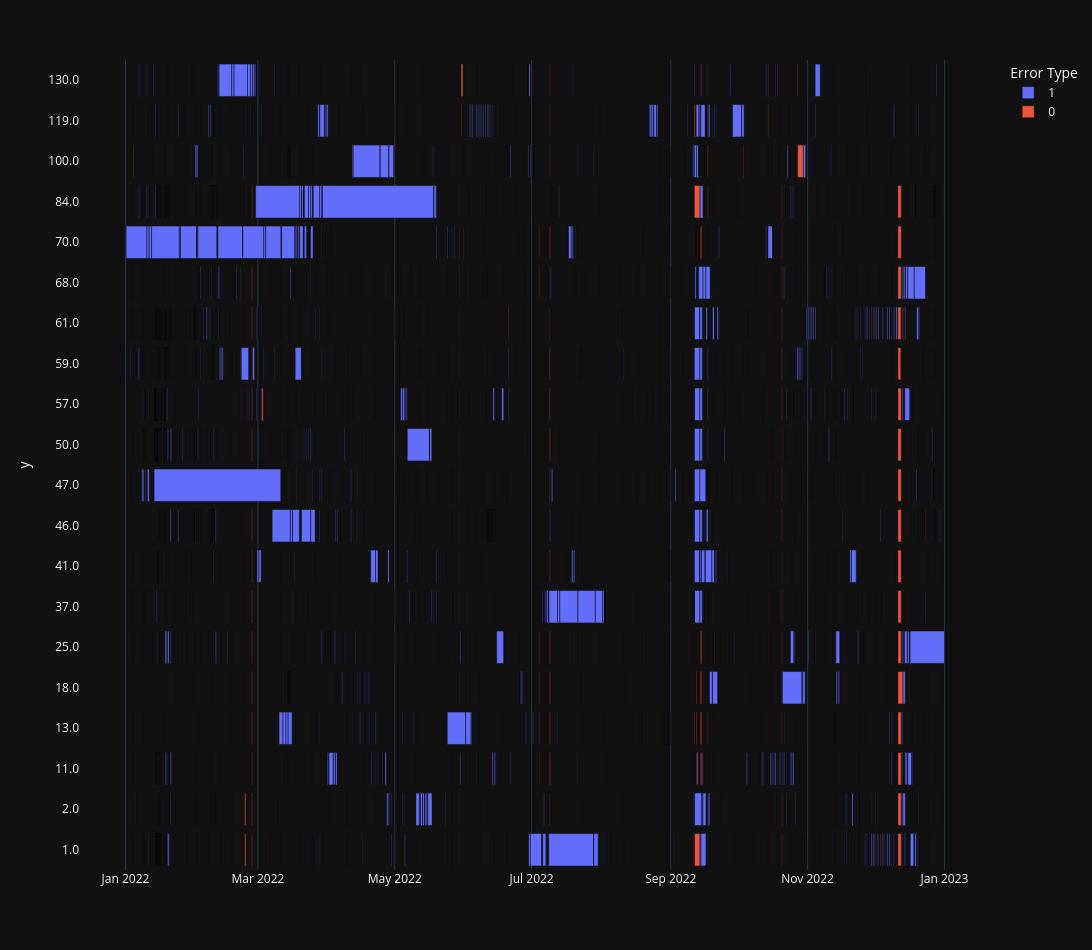

The code cell stored with this chart in its notebook:
### Code cell
import plotly.express as px

turs = [
70,
84,
1,
25,
37,
100,
46,
119,
130,
50,
13,
11,
68,
41,
61,
18,
59,
47,
2,
57,

]

fig = px.timeline(
    cumul_alarms_result_sum.query("StationId.isin(@turs) & RealPeriod>='5minute'"),
    x_start="NewTimeOn",
    x_end="TimeOff",
    y=cumul_alarms_result_sum.query("StationId.isin(@turs) & RealPeriod>='5minute'").StationId.astype(str),
    hover_data=["ID","Error Type", "Alarmcode", "RealPeriod", "StationId", "UK Text"],
    color="Error Type",
    width=1800,
    height=950,
    template="plotly_dark"
)
# fig.update_yaxes(autorange="reversed")  # otherwise tasks are listed from the bottom up

fig.show()
# fig.write_html(f"RemoteStopOwner_12-2022.html")

### Figure 1 — Plotly figure (JSON) as saved in the notebook; plotly's stock layout.template omitted (floating-point values rounded to 4 significant figures; data arrays with more than 128 entries replaced by an {"elided": "..."} marker saying what was removed)
{"data": [{"alignmentgroup": "True", "base": {"elided": "2995 str values"}, "customdata": {"elided": "2995x6 mixed values"}, "hovertemplate": "Error Type=%{customdata[1]}<br>NewTimeOn=%{base}<br>TimeOff=%{x}<br>y=%{y}<br>ID=%{customdata[0]}<br>Alarmcode=%{customdata[2]}<br>RealPeriod=%{customdata[3]}<br>StationId=%{customdata[4]}<br>UK Text=%{customdata[5]}<extra></extra>", "legendgroup": "1", "marker": {"color": "#636efa", "pattern": {"shape": ""}}, "name": "1", "offsetgroup": "1", "orientation": "h", "showlegend": true, "textposition": "auto", "type": "bar", "x": {"elided": "2995 int values"}, "xaxis": "x", "y": {"elided": "2995 str values"}, "yaxis": "y"}, {"alignmentgroup": "True", "base": {"elided": "973 str values"}, "customdata": {"elided": "973x6 mixed values"}, "hovertemplate": "Error Type=%{customdata[1]}<br>NewTimeOn=%{base}<br>TimeOff=%{x}<br>y=%{y}<br>ID=%{customdata[0]}<br>Alarmcode=%{customdata[2]}<br>RealPeriod=%{customdata[3]}<br>StationId=%{customdata[4]}<br>UK Text=%{customdata[5]}<extra></extra>", "legendgroup": "0", "marker": {"color": "#EF553B", "pattern": {"shape": ""}}, "name": "0", "offsetgroup": "0", "orientation": "h", "showlegend": true, "textposition": "auto", "type": "bar", "x": {"elided": "973 int values"}, "xaxis": "x", "y": {"elided": "973 str values"}, "yaxis": "y"}], "layout": {"barmode": "overlay", "height": 950, "legend": {"title": {"text": "Error Type"}, "tracegroupgap": 0}, "margin": {"t": 60}, "width": 1800, "xaxis": {"anchor": "y", "domain": [0, 1], "type": "date"}, "yaxis": {"anchor": "x", "domain": [0, 1], "title": {"text": "y"}}}}
